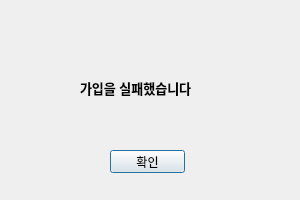
<?xml version="1.0" encoding="UTF-8"?>
<ui version="4.0">
 <class>dialog</class>
 <widget class="QDialog" name="dialog">
  <property name="geometry">
   <rect>
    <x>0</x>
    <y>0</y>
    <width>300</width>
    <height>200</height>
   </rect>
  </property>
  <property name="windowTitle">
   <string>가입 실패</string>
  </property>
  <widget class="QPushButton" name="OK_btn">
   <property name="geometry">
    <rect>
     <x>110</x>
     <y>150</y>
     <width>75</width>
     <height>23</height>
    </rect>
   </property>
   <property name="text">
    <string>확인</string>
   </property>
  </widget>
  <widget class="QLabel" name="label">
   <property name="geometry">
    <rect>
     <x>80</x>
     <y>80</y>
     <width>150</width>
     <height>16</height>
    </rect>
   </property>
   <property name="font">
    <font>
     <pointsize>10</pointsize>
     <weight>75</weight>
     <bold>true</bold>
    </font>
   </property>
   <property name="text">
    <string>가입을 실패했습니다</string>
   </property>
  </widget>
 </widget>
 <resources/>
 <connections>
  <connection>
   <sender>OK_btn</sender>
   <signal>clicked()</signal>
   <receiver>dialog</receiver>
   <slot>dial_close()</slot>
   <hints>
    <hint type="sourcelabel">
     <x>158</x>
     <y>158</y>
    </hint>
    <hint type="destinationlabel">
     <x>232</x>
     <y>163</y>
    </hint>
   </hints>
  </connection>
 </connections>
 <slots>
  <slot>dial_close()</slot>
 </slots>
</ui>
